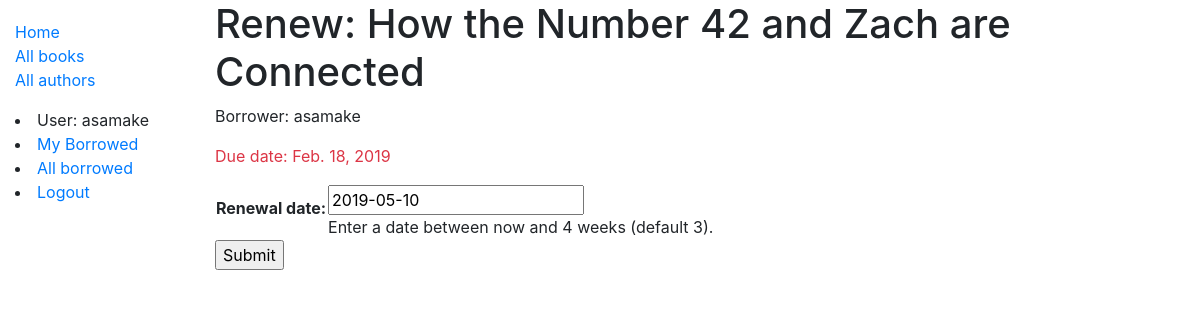
/catalog/book/40fd9c79-a520-4564-ba6e-74607f0148e7/renew/ (signed in), run on the app's committed database.
### catalog/models.py (models this page shows, shortened)
class BookInstance(models.Model):
    id = models.UUIDField(primary_key=True, default=uuid.uuid4, help_text='Unique ID for this particular book across whole library')
    book = models.ForeignKey('Book', on_delete=models.SET_NULL, null=True)
    imprint = models.CharField(max_length=200)
    due_back = models.DateField(null=True, blank=True)
    borrower = models.ForeignKey(User, on_delete=models.SET_NULL, null=True, blank=True)
    @property
    def is_overdue(self):
        if self.due_back and date.today() > self.due_back:
            return True
        return False
    LOAN_STATUS = (
        ('m', 'Maintenance'),
        ('o', 'On loan'),
        ('a', 'Available'),
        ('r', 'Reserved'),
    )
    status = models.CharField(
        max_length=1,
        choices=LOAN_STATUS,
        blank=True,
        default='m',
        help_text='Book availability',
    )
    class Meta:
        ordering = ['due_back']
        permissions = (("can_mark_returned", "Set book as returned"),)
    class Meta:
        ordering = ['due_back']
        permissions = (("can_mark_returned", "Set book as returned"),)

class Book(models.Model):
    title = models.CharField(max_length=200)
    author = models.ForeignKey('Author', on_delete=models.SET_NULL, null=True)
    summary = models.TextField(max_length=1000, help_text='Enter a brief description of the book')
    isbn = models.CharField('ISBN', max_length=13, help_text='13 Character <a href="https://www.isbn-international.org/content/what-isbn">ISBN number</a>')
    genre = models.ManyToManyField(Genre, help_text='Select a genre for this book')
    def display_genre(self):
        """Create a string for the Genre. This is required to display genre in Admin."""
        return ', '.join(genre.name for genre in self.genre.all()[:3])
    display_genre.short_description = 'Genre'

### catalog/views.py (the view)
# urls.py: path('book/<uuid:pk>/renew/', views.renew_book_librarian, name='renew-book-librarian'),
@permission_required('catalog.can_mark_returned')
def renew_book_librarian(request, pk):
    book_instance = get_object_or_404(BookInstance, pk=pk)
    if request.method == 'POST':
        form = RenewBookForm(request.POST)
        if form.is_valid():
            book_instance.due_back = form.cleaned_data['renewal_date']
            book_instance.save()
            return HttpResponseRedirect(reverse('all-borrowed') )
    else:
        proposed_renewal_date = datetime.date.today() + datetime.timedelta(weeks=3)
        form = RenewBookForm(initial={'renewal_date': proposed_renewal_date})
    context = {
        'form': form,
        'book_instance': book_instance,
    }
    return render(request, 'catalog/book_renew_librarian.html', context)

### catalog/forms.py (shortened to what this page needs)
class RenewBookForm(forms.Form):
    renewal_date = forms.DateField(help_text="Enter a date between now and 4 weeks (default 3).")

### catalog/templates/catalog/book_renew_librarian.html (shortened to what this page needs)
{% extends "base_generic.html" %}
{% block content %}
  <h1>Renew: {{ book_instance.book.title }}</h1>
  <p>Borrower: {{ book_instance.borrower }}</p>
  <p{% if book_instance.is_overdue %} class="text-danger"{% endif %}>Due date: {{ book_instance.due_back }}</p>
  <form action="" method="post">
    <table>
    {{ form.as_table }}
    </table>
    <input type="submit" value="Submit">
  </form>
{% endblock %}

### catalog/templates/base_generic.html (shortened to what this page needs)
<!DOCTYPE html>
<html lang="en">
<head>
  <link rel="stylesheet" href="https://stackpath.bootstrapcdn.com/bootstrap/4.1.3/css/bootstrap.min.css">
  {% load static %}
  <link rel="stylesheet" href="{% static 'css/styles.css' %}">
</head>
<body>
  <div class="container-fluid">
    <div class="row">
      <div class="col-sm-2">
      {% block sidebar %}
        <ul class="sidebar-nav">
          <li><a href="{% url 'index' %}">Home</a></li>
          <li><a href="{% url 'books' %}">All books</a></li>
          <li><a href="{% url 'authors' %}">All authors</a></li>
        </ul>
            {% if user.is_authenticated %}
                <li>User: {{ user.get_username }}</li>
                <li><a href="{% url 'my-borrowed' %}">My Borrowed</a></li>
                {% if perms.catalog.can_mark_returned %}
                <li><a href="{% url 'all-borrowed'%}">All borrowed</a></li>
                {% endif %}
                <li><a href="{% url 'logout'%}?next={{request.path}}">Logout</a></li>
            {% else %}
                <li><a href="{% url 'login'%}?next={{request.path}}">Login</a></li>
            {% endif %}
     {% endblock %}
      </div>
      <div class="col-sm-10 ">{% block content %}{% endblock %}
      </div>
    </div>
  </div>
</body>
</html>

### catalog/static/css/styles.css (style rules this page uses)
.sidebar-nav { margin-top: 20px; padding: 0; list-style: none; }

### data on the page
BookInstance: book "How the Number 42 and Zach are Connected", borrower "asamake", due_back "Feb. 18, 2019"

### other printed values
{{ user.get_username }} "asamake"
